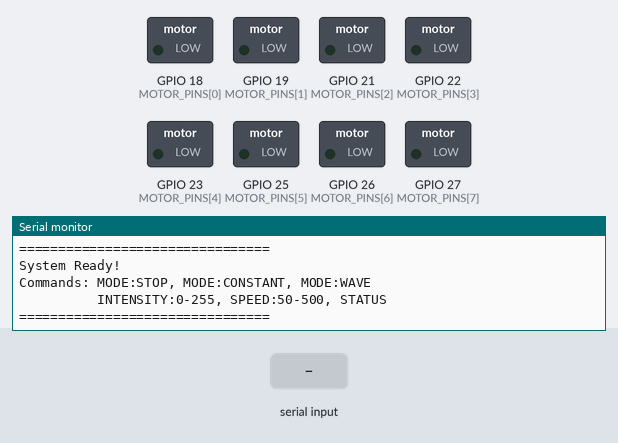
Bench run of a program on a simulated ESP32. On the bench: switched loads named in the program (green lamp = pin HIGH), the last lines printed to the serial monitor. The inputs (shaded band) are chosen by the test bench. Nothing arrives over Bluetooth unless stated.

Above: at 1.2 s.
1.3 s: "MODE:\n" received over Serial
At 1.8 s:
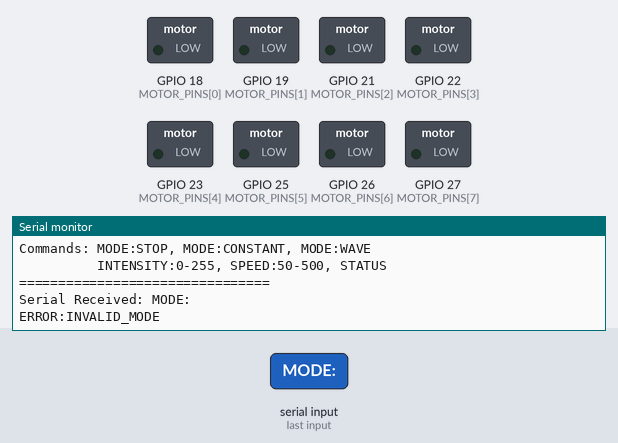
2.8 s: "MODE:\n" received over the second serial link
At 4.0 s:
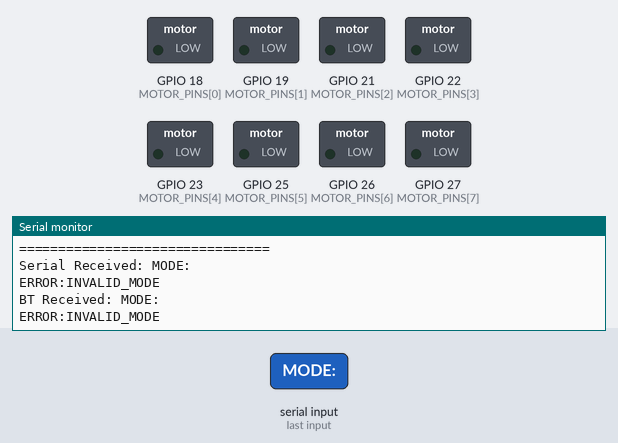
4.3 s: "INTENSITY:\n" received over Serial
At 5.2 s:
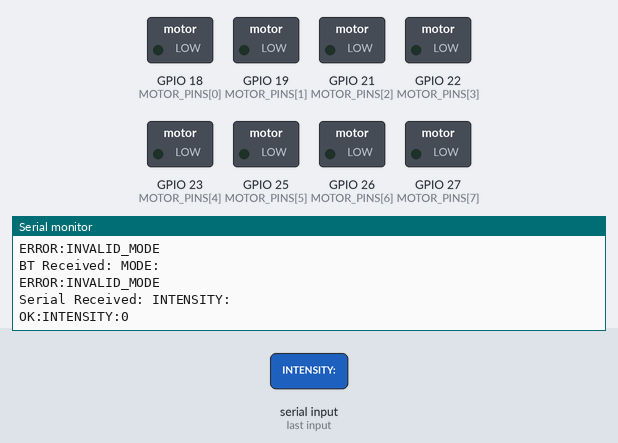
5.8 s: "INTENSITY:\n" received over the second serial link
At 6.4 s:
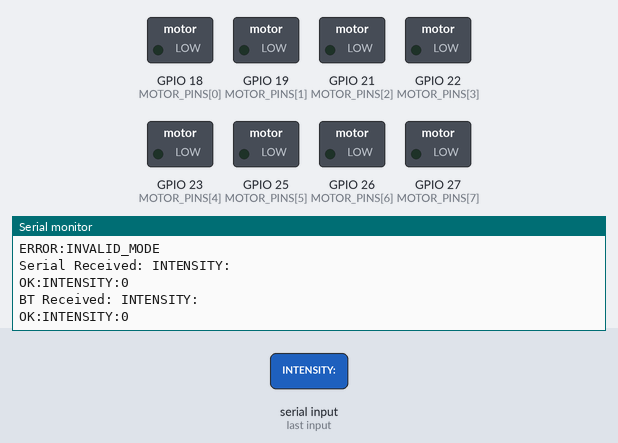
7.3 s: "SPEED:\n" received over Serial
At 8.5 s:
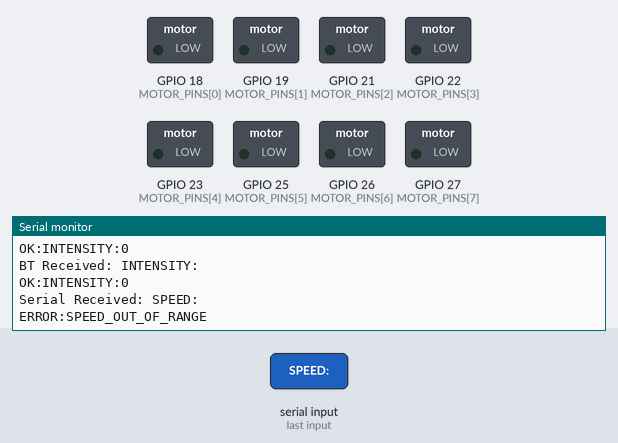
8.8 s: "SPEED:\n" received over the second serial link
At 9.8 s:
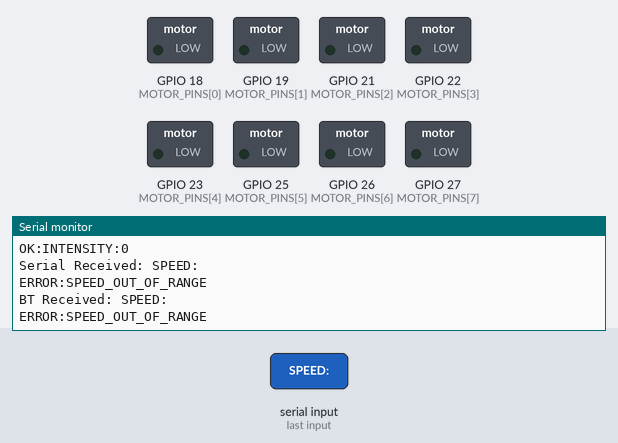

Measured:
- after the input at 1.3 s, the serial monitor: prints a new line at once (image 1)
- after the input at 2.8 s, the serial monitor: prints a new line at once (image 2)
- after the input at 4.3 s, the serial monitor: prints a new line at once (image 3)
- after the input at 5.8 s, the serial monitor: prints a new line at once (image 4)
- after the input at 7.3 s, the serial monitor: prints a new line at once (image 5)
- after the input at 8.8 s, the serial monitor: prints a new line at once (image 6)

The program:

main.cpp
```cpp
/*
 * Smart Sheet - ESP32 Bluetooth Motor Controller
 * Controls 8 motors via PWM with pattern support
 * Communication: Bluetooth Classic SPP
 *
 * Motor Pins: D18, D19, D21, D22, D23, D25, D26, D27
 */

#include <Arduino.h>
#include "BluetoothSerial.h"

// Check if Bluetooth is enabled
#if !defined(CONFIG_BT_ENABLED) || !defined(CONFIG_BLUEDROID_ENABLED)
#error Bluetooth is not enabled! Please run `make menuconfig` and enable it
#endif

BluetoothSerial SerialBT;

// ==================== PIN CONFIGURATION ====================
const int MOTOR_PINS[8] = {18, 19, 21, 22, 23, 25, 26, 27};
const int NUM_MOTORS = 8;

// ==================== PWM CONFIGURATION ====================
const int PWM_FREQUENCY = 5000;    // 5 KHz
const int PWM_RESOLUTION = 8;      // 8-bit resolution (0-255)

// ==================== PATTERN MODES ====================
enum PatternMode {
  MODE_STOP,
  MODE_CONSTANT,
  MODE_WAVE
};

// ==================== GLOBAL VARIABLES ====================
PatternMode currentMode = MODE_STOP;
int globalIntensity = 128;         // Default 50% intensity
int waveSpeed = 100;               // Wave delay in milliseconds
int currentWavePosition = 0;
unsigned long lastWaveUpdate = 0;

// Motor intensity array for individual control
int motorIntensities[8] = {0, 0, 0, 0, 0, 0, 0, 0};

// ==================== FUNCTION DECLARATIONS ====================
void handleBluetoothInput();
void handleSerialInput();
void processCommand(String command);
void setMode(String mode);
void setIntensity(int value);
void setWaveSpeed(int value);
void sendStatus();
void stopAllMotors();
void executePattern();
void executeConstantPattern();
void executeWavePattern();

// ==================== SETUP ====================
void setup() {
  // Initialize Serial Monitor
  Serial.begin(115200);
  Serial.println("================================");
  Serial.println("Smart Sheet Motor Controller");
  Serial.println("ESP32 Starting...");
  Serial.println("================================");

  // Initialize Bluetooth
  if (!SerialBT.begin("SmartSheet_ESP32")) {
    Serial.println("ERROR: Bluetooth initialization failed!");
    while (1); // Halt if Bluetooth fails
  }
  Serial.println("Bluetooth initialized: SmartSheet_ESP32");
  Serial.println("Waiting for connection...");

  // Initialize PWM channels for each motor
  for (int i = 0; i < NUM_MOTORS; i++) {
    ledcSetup(i, PWM_FREQUENCY, PWM_RESOLUTION);
    ledcAttachPin(MOTOR_PINS[i], i);
    ledcWrite(i, 0); // Start with motors off
    Serial.printf("Motor %d initialized on GPIO %d (PWM Channel %d)\n",
                  i + 1, MOTOR_PINS[i], i);
  }

  Serial.println("================================");
  Serial.println("System Ready!");
  Serial.println("Commands: MODE:STOP, MODE:CONSTANT, MODE:WAVE");
  Serial.println("          INTENSITY:0-255, SPEED:50-500, STATUS");
  Serial.println("================================\n");
}

// ==================== MAIN LOOP ====================
void loop() {
  // Handle Bluetooth commands
  handleBluetoothInput();

  // Handle Serial Monitor commands (for debugging)
  handleSerialInput();

  // Execute current pattern
  executePattern();
}

// ==================== BLUETOOTH INPUT HANDLER ====================
void handleBluetoothInput() {
  if (SerialBT.available()) {
    String command = SerialBT.readStringUntil('\n');
    command.trim();
    if (command.length() > 0) {
      Serial.print("BT Received: ");
      Serial.println(command);
      processCommand(command);
    }
  }
}

// ==================== SERIAL INPUT HANDLER ====================
void handleSerialInput() {
  if (Serial.available()) {
    String command = Serial.readStringUntil('\n');
    command.trim();
    if (command.length() > 0) {
      Serial.print("Serial Received: ");
      Serial.println(command);
      processCommand(command);
    }
  }
}

// ==================== COMMAND PROCESSOR ====================
void processCommand(String command) {
  command.toUpperCase();

  if (command.startsWith("MODE:")) {
    String mode = command.substring(5);
    setMode(mode);
  }
  else if (command.startsWith("INTENSITY:")) {
    int value = command.substring(10).toInt();
    setIntensity(value);
  }
  else if (command.startsWith("SPEED:")) {
    int value = command.substring(6).toInt();
    setWaveSpeed(value);
  }
  else if (command == "STATUS") {
    sendStatus();
  }
  else {
    String errorMsg = "ERROR: Unknown command - " + command;
    Serial.println(errorMsg);
    SerialBT.println(errorMsg);
  }
}

// ==================== MODE SETTER ====================
void setMode(String mode) {
  String response;

  if (mode == "STOP") {
    currentMode = MODE_STOP;
    stopAllMotors();
    response = "OK:MODE:STOP";
  }
  else if (mode == "CONSTANT") {
    currentMode = MODE_CONSTANT;
    response = "OK:MODE:CONSTANT";
  }
  else if (mode == "WAVE") {
    currentMode = MODE_WAVE;
    currentWavePosition = 0;
    response = "OK:MODE:WAVE";
  }
  else {
    response = "ERROR:INVALID_MODE";
  }

  Serial.println(response);
  SerialBT.println(response);
}

// ==================== INTENSITY SETTER ====================
void setIntensity(int value) {
  String response;

  if (value >= 0 && value <= 255) {
    globalIntensity = value;
    response = "OK:INTENSITY:" + String(value);
  }
  else {
    response = "ERROR:INTENSITY_OUT_OF_RANGE";
  }

  Serial.println(response);
  SerialBT.println(response);
}

// ==================== WAVE SPEED SETTER ====================
void setWaveSpeed(int value) {
  String response;

  if (value >= 50 && value <= 500) {
    waveSpeed = value;
    response = "OK:SPEED:" + String(value);
  }
  else {
    response = "ERROR:SPEED_OUT_OF_RANGE";
  }

  Serial.println(response);
  SerialBT.println(response);
}

// ==================== STATUS SENDER ====================
void sendStatus() {
  String modeStr;
  switch (currentMode) {
    case MODE_STOP:     modeStr = "STOP"; break;
    case MODE_CONSTANT: modeStr = "CONSTANT"; break;
    case MODE_WAVE:     modeStr = "WAVE"; break;
  }

  String status = "STATUS:MODE:" + modeStr +
                  ",INTENSITY:" + String(globalIntensity) +
                  ",SPEED:" + String(waveSpeed);

  Serial.println(status);
  SerialBT.println(status);
}

// ==================== STOP ALL MOTORS ====================
void stopAllMotors() {
  for (int i = 0; i < NUM_MOTORS; i++) {
    motorIntensities[i] = 0;
    ledcWrite(i, 0);
  }
  Serial.println("All motors stopped");
}

// ==================== PATTERN EXECUTOR ====================
void executePattern() {
  switch (currentMode) {
    case MODE_STOP:
      // Motors already stopped, do nothing
      break;

    case MODE_CONSTANT:
      executeConstantPattern();
      break;

    case MODE_WAVE:
      executeWavePattern();
      break;
  }
}

// ==================== CONSTANT PATTERN ====================
void executeConstantPattern() {
  for (int i = 0; i < NUM_MOTORS; i++) {
    if (motorIntensities[i] != globalIntensity) {
      motorIntensities[i] = globalIntensity;
      ledcWrite(i, globalIntensity);
    }
  }
}

// ==================== WAVE PATTERN ====================
void executeWavePattern() {
  unsigned long currentTime = millis();

  if (currentTime - lastWaveUpdate >= (unsigned long)waveSpeed) {
    lastWaveUpdate = currentTime;

    // Calculate intensity for each motor based on wave position
    for (int i = 0; i < NUM_MOTORS; i++) {
      // Create a sine wave effect
      float phase = (float)(i - currentWavePosition) / NUM_MOTORS * 2 * PI;
      float waveValue = (sin(phase) + 1) / 2; // Normalize to 0-1
      int intensity = (int)(waveValue * globalIntensity);

      motorIntensities[i] = intensity;
      ledcWrite(i, intensity);
    }

    // Move wave position
    currentWavePosition = (currentWavePosition + 1) % NUM_MOTORS;

    // Debug output
    Serial.print("Wave Position: ");
    Serial.print(currentWavePosition);
    Serial.print(" | Intensities: ");
    for (int i = 0; i < NUM_MOTORS; i++) {
      Serial.print(motorIntensities[i]);
      Serial.print(" ");
    }
    Serial.println();
  }
}
```
